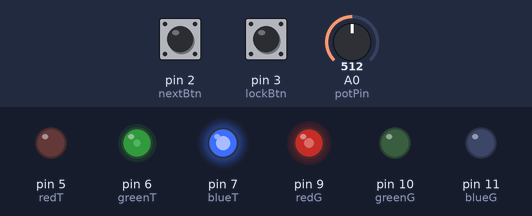
The sketch below on a simulated Arduino Uno, built with avr-gcc and run on an emulated ATmega328P. Shown: output pins drawn as LEDs (lit = HIGH). The inputs (shaded band) are chosen by the test bench; at power-on: pin 2 (nextBtn) HIGH, A0 (potPin) = 512, pin 3 (lockBtn) HIGH. Random numbers use the default seed unless the sketch sets one; what the sketch prints to the serial monitor is not drawn.

Above: at 1.4 s.
1.5 s: pin 2 (nextBtn) pulled LOW for 0.15 s
At 2.9 s:
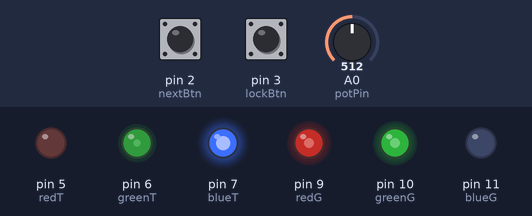
3.3 s: A0 (potPin) set to 716
At 4.0 s:
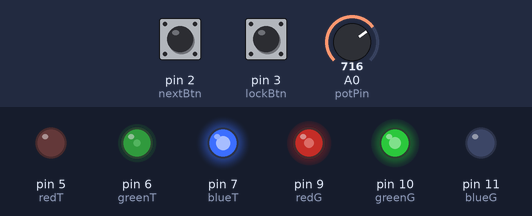
4.8 s: pin 2 (nextBtn) pulled LOW for 1 s
At 6.2 s:
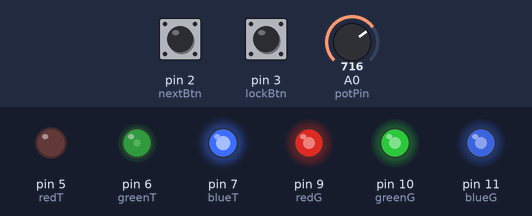
7.3 s: A0 (potPin) set to 900
At 8.3 s:
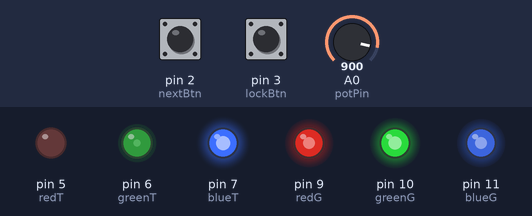
8.8 s: pin 2 (nextBtn) pulled LOW for 0.15 s
At 9.6 s:
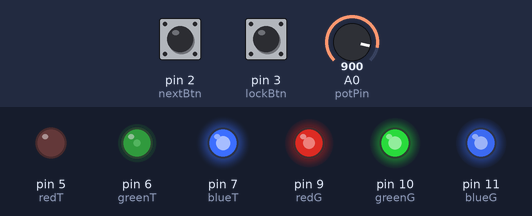
10.6 s: A0 (potPin) set to 511
At 12.0 s:
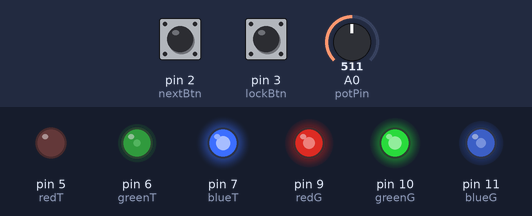
Timing chart, 0 to 13.1 s (numbered marks = the images above; inputs shaded):
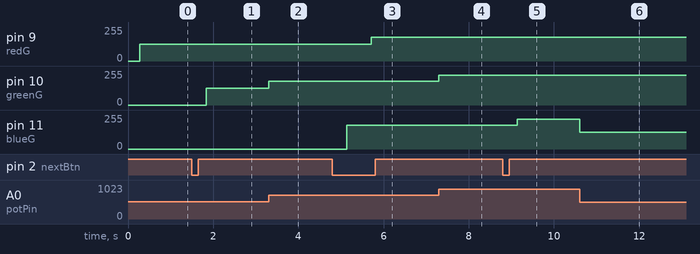

The sketch:

IO.ino
```cpp
/*
 * COLOUR MATCH GAME
 *
 * A random target colour is displayed on RGB LED 1.
 * The player uses a potentiometer to dial in their guess one channel at a time (Red → Green → Blue).
 * RGB LED 2 shows the guess in real time.
 * A "Next" button cycles between channels.
 * A "Lock" button submits the final answer and scores it.
 */

// ── PIN DEFINITIONS ──
const int potPin  = A0; // Potentiometer wiper — reads 0 to 1023
const int nextBtn = 2;  // Cycles between R, G, B channels
const int lockBtn = 3;  // Submits the final guess

// RGB LED — Guess (shows player's current colour in real time)
// Long leg (GND) goes to ground. PWM pins allow analogWrite.
const int redG = 9, greenG = 10, blueG = 11;

// RGB LED — Target (shows the colour the player must match)
const int redT = 5, greenT = 6, blueT = 7;

// ── GAME VARIABLES ──
int targetR, targetG, targetB; // Randomly generated target colour
int guessR = 0, guessG = 0, guessB = 0; // Player's current guess

// Tracks which channel is being adjusted
// 0 = Red, 1 = Green, 2 = Blue, 3 = Finished (ready to lock)
int currentState = 0;

// ── SETUP ──
void setup() {
  Serial.begin(9600);

  // Buttons use INPUT_PULLUP — no resistor needed
  // Pin reads HIGH normally, LOW when pressed
  pinMode(nextBtn, INPUT_PULLUP);
  pinMode(lockBtn, INPUT_PULLUP);

  // Set all LED pins as outputs
  pinMode(redG, OUTPUT); pinMode(greenG, OUTPUT); pinMode(blueG, OUTPUT);
  pinMode(redT, OUTPUT); pinMode(greenT, OUTPUT); pinMode(blueT, OUTPUT);

  startNewRound();
}

// ── MAIN LOOP ──
void loop() {

  // Read potentiometer and scale from 0–1023 to 0–255 (LED brightness range)
  int val = map(analogRead(potPin), 0, 1023, 0, 255);

  // ── UPDATE ACTIVE CHANNEL ──
  // Only the active channel updates — the others hold their last value
  if (currentState == 0) {
    guessR = val;
  } else if (currentState == 1) {
    guessG = val;
  } else if (currentState == 2) {
    guessB = val;
  }

  // Show the current guess on the Guess LED in real time
  // analogWrite sends a PWM signal (0 = off, 255 = full brightness)
  analogWrite(redG,   guessR);
  analogWrite(greenG, guessG);
  analogWrite(blueG,  guessB);

  // ── NEXT BUTTON ──
  // Advances to the next colour channel
  // Once all three are set, pressing Next wraps back to Red
  if (digitalRead(nextBtn) == LOW) {
    delay(250); // Debounce — prevents a single press registering multiple times

    currentState++;

    if (currentState == 1) {
      Serial.println("─────────────────────────────");
      Serial.println("Adjusting GREEN — turn pot, press button when ready.");
    } else if (currentState == 2) {
      Serial.println("─────────────────────────────");
      Serial.println("Adjusting BLUE  — turn pot, press button when ready.");
    } else if (currentState == 3) {
      Serial.println("─────────────────────────────");
      Serial.println("All colours set! Press LOCK to check accuracy.");
    } else {
      // State exceeded 3 — wrap back to Red so player can refine
      currentState = 0;
      Serial.println("Adjusting RED   — turn pot, press button when ready.");
    }
  }

  // ── LOCK BUTTON ──
  // Submits the guess and scores it — only works after all 3 channels are set
  if (digitalRead(lockBtn) == LOW) {
    delay(250); // Debounce

    if (currentState >= 3) {
      checkScore();
      delay(3000); // Pause so player can read the result
      startNewRound();
    } else {
      // Player tried to lock before finishing all channels
      Serial.println("Finish all 3 colours first!");
    }
  }
}

// ── START NEW ROUND ──
// Generates a new random target colour and resets all state
void startNewRound() {
  // Seed with noise from an unconnected pin for true randomness each round
  randomSeed(analogRead(A5));

  targetR = random(0, 256);
  targetG = random(0, 256);
  targetB = random(0, 256);

  // Display the target colour on LED 1 immediately
  analogWrite(redT,   targetR);
  analogWrite(greenT, targetG);
  analogWrite(blueT,  targetB);

  // Reset guess and channel back to the start
  guessR = 0; guessG = 0; guessB = 0;
  currentState = 0;

  Serial.println("\n\n\n\n");
  Serial.println("────────────────────────────────────────");
  Serial.println("NEW ROUND — match the colour!");
  Serial.print("Target: R="); Serial.print(targetR);
  Serial.print("  G=");       Serial.print(targetG);
  Serial.print("  B=");       Serial.println(targetB);
  Serial.println("─────────────────────────────");
  Serial.println("Adjusting RED   — turn pot, press button when ready.");
}

// ── CHECK SCORE ──
// Compares the player's guess to the target and prints the result
// Uses total difference across all three channels as the score
void checkScore() {
  // Total difference: sum of how far off each channel is (max possible = 765)
  int diff = abs(targetR - guessR) + abs(targetG - guessG) + abs(targetB - guessB);

  Serial.println("─────────────────────────────");
  Serial.print("Final Guess: R="); Serial.print(guessR);
  Serial.print(" G=");             Serial.print(guessG);
  Serial.print(" B=");             Serial.println(guessB);

  // Score thresholds — adjust these to make the game harder or easier
  if      (diff < 30)  Serial.println("PERFECT MATCH!");
  else if (diff < 100) Serial.println("SO CLOSE!");
  else                 Serial.println("NOT QUITE! TRY AGAIN.");

  Serial.println("────────────────────────────────────────");
}
```

Measured:
- after the input at 1.5 s, pin 10 (greenG): 0/255 → 127/255 after 0.33 s
- after the input at 3.3 s, pin 10 (greenG): 127/255 → 178/255 at once
- after the input at 4.8 s, pin 9 (redG): 127/255 → 178/255 after 0.91 s; pin 11 (blueG): 0/255 → 178/255 after 0.33 s
- after the input at 7.3 s, pin 10 (greenG): 178/255 → 224/255 at once
- after the input at 8.8 s, pin 11 (blueG): 178/255 → 224/255 after 0.33 s
- after the input at 10.6 s, pin 11 (blueG): 224/255 → 127/255 at once
